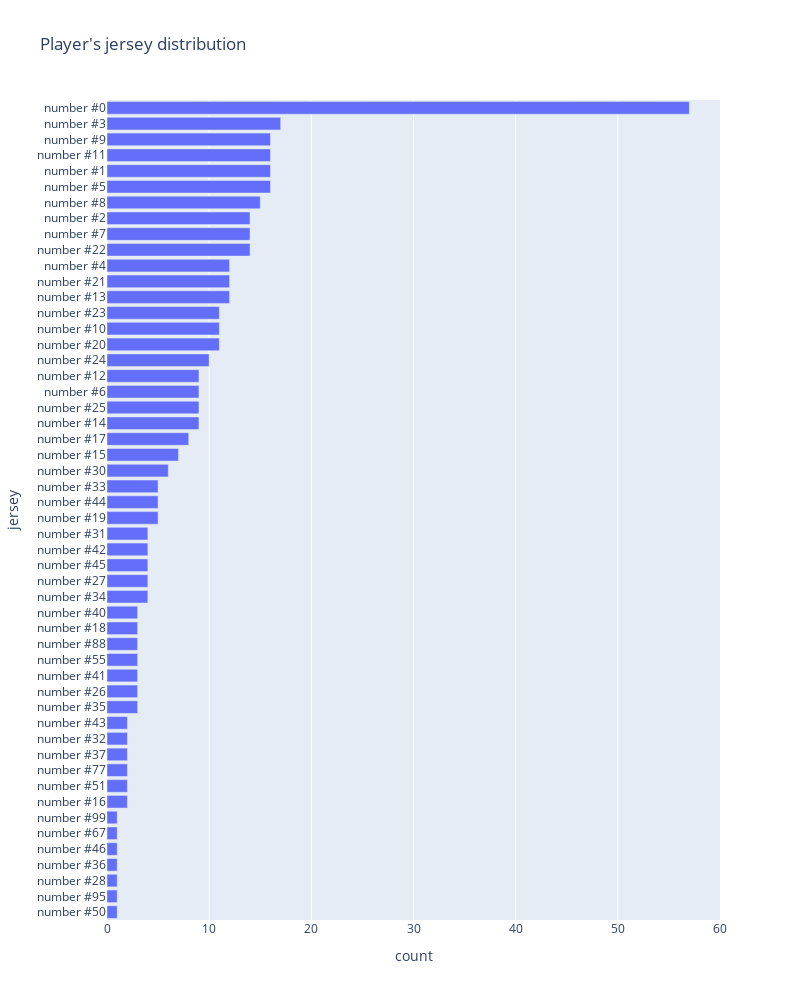

Source (notebook cell):
### Code cell
ds = df[df['team'].notnull()]
ds = ds['jersey'].value_counts().reset_index()

ds.columns = [
    'jersey', 
    'count'
]

ds['jersey'] = 'number ' + ds['jersey']
ds = ds.sort_values('count')

fig = px.bar(
    ds, 
    x='count', 
    y="jersey", 
    orientation='h', 
    title="Player's jersey distribution", 
    width=WIDTH,
    height=1000
)

fig.show()

### Figure 1 — Plotly figure (JSON) as saved in the notebook; plotly's stock layout.template omitted (floating-point values rounded to 4 significant figures)
{"data": [{"alignmentgroup": "True", "hovertemplate": "count=%{x}<br>jersey=%{y}<extra></extra>", "legendgroup": "", "marker": {"color": "#636efa", "pattern": {"shape": ""}}, "name": "", "offsetgroup": "", "orientation": "h", "showlegend": false, "textposition": "auto", "type": "bar", "x": [1, 1, 1, 1, 1, 1, 1, 2, 2, 2, 2, 2, 2, 3, 3, 3, 3, 3, 3, 3, 4, 4, 4, 4, 4, 5, 5, 5, 6, 7, 8, 9, 9, 9, 9, 10, 11, 11, 11, 12, 12, 12, 14, 14, 14, 15, 16, 16, 16, 16, 17, 57], "xaxis": "x", "y": ["number #50", "number #95", "number #28", "number #36", "number #46", "number #67", "number #99", "number #16", "number #51", "number #77", "number #37", "number #32", "number #43", "number #35", "number #26", "number #41", "number #55", "number #88", "number #18", "number #40", "number #34", "number #27", "number #45", "number #42", "number #31", "number #19", "number #44", "number #33", "number #30", "number #15", "number #17", "number #14", "number #25", "number #6", "number #12", "number #24", "number #20", "number #10", "number #23", "number #13", "number #21", "number #4", "number #22", "number #7", "number #2", "number #8", "number #5", "number #1", "number #11", "number #9", "number #3", "number #0"], "yaxis": "y"}], "layout": {"barmode": "relative", "height": 1000, "legend": {"tracegroupgap": 0}, "title": {"text": "Player's jersey distribution"}, "width": 800, "xaxis": {"anchor": "y", "domain": [0, 1], "title": {"text": "count"}}, "yaxis": {"anchor": "x", "domain": [0, 1], "title": {"text": "jersey"}}}}
